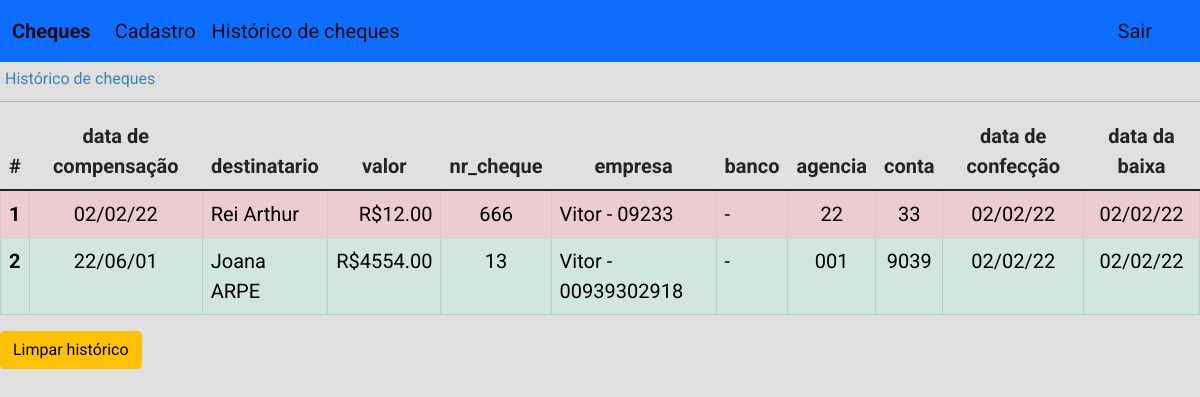
Page /cheques/hist/ (signed in) on the earlier database version.
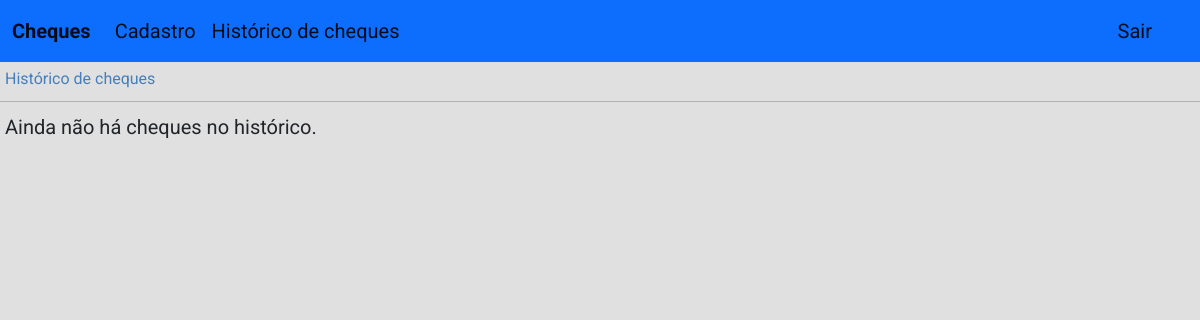
Same page on the later database version.
### cheques/models.py (models this page shows)
class Historico(models.Model):
    nr_cheque = models.CharField(max_length=50, blank=True, null=True)
    dt_record = models.DateField(blank=True, null=True)
    dt_futura = models.DateField(blank=True, null=True)
    empresa = models.ForeignKey(
        Empresa, on_delete=models.CASCADE, blank=True, null=True
    )
    banco = models.CharField(max_length=50, blank=True, null=True)
    agencia = models.CharField(max_length=50, blank=True, null=True)
    destinatario = models.CharField(max_length=50, null=True)
    valor = models.FloatField(null=True)
    conta = models.CharField(max_length=10, blank=True, null=True)
    dt_comp_excl = models.DateField(blank=True, null=True)
    compensado = models.BooleanField()

class Empresa(models.Model):
    nome = models.CharField(max_length=50)
    cpfpj = models.CharField(max_length=50, unique=True)
    conta = models.CharField(max_length=50, blank=True, null=True)
    banco = models.CharField(max_length=50, blank=True, null=True)
    agencia = models.CharField(max_length=50, blank=True, null=True)
    dt_record = models.DateField()

### cheques/views.py (the view)
# urls.py: path("hist/", views.hist, name="hist"),
@login_required
def hist(request):
    lista_cheques = Cheque.objects.all()
    lista_empresas = Empresa.objects.all()
    lista_historico = Historico.objects.all().order_by("dt_comp_excl")
    context = {
        "lista_cheques": lista_cheques,
        "lista_empresas": lista_empresas,
        "lista_historico": lista_historico,
    }
    return render(request, "cheques/hist.html", context)

### cheques/templates/cheques/hist.html (shortened to what this page needs)
<!DOCTYPE html>
<html lang="en">
<head>
  {% load static %}
  <link rel="stylesheet" href="{% static 'css/bootstrap.min.css' %}">
  <link rel="stylesheet" href="{% static 'css/bootstrap.css' %}">
  <link rel="stylesheet" href="{% static 'novo.css' %}">
</head>
<body>
  <nav class="navbar navbar-expand-lg navbar-light bg-primary header">
    <div class="container-fluid">
      <a class="navbar-brand" href="/cheques"><strong>Cheques</strong></a>
      <div class="collapse navbar-collapse" id="navbarNav">
        <ul class="navbar-nav">
          <li class="nav-item">
            <a class="nav-link active" aria-current="page" href="/cheques/cadastro/">Cadastro</a>
          </li>
          <li class="nav-item">
            <a class="nav-link active" aria-current="page" href="/cheques/hist">Histórico de cheques</a>
          </li>
          <li class="nav-item">
            <a class="nav-link active logout" aria-current="page" href="/cheques/logout">Sair</a>
          </li>
        </ul>
      </div>
    </div>
  </nav>
  <p class="tl-filtro">Histórico de cheques</p>
  <hr>
  {%if lista_historico%}
  <table class="table table-striped cheques table-bordered">
    <thead>
      <tr>
        <th scope="col">#</th>
        <th style="text-align: center;" scope="col">data de compensação</th>
        <th style="text-align: center;" scope="col">destinatario</th>
        <th style="text-align: center;" scope="col">valor</th>
        <th style="text-align: center;" scope="col">nr_cheque</th>
        <th style="text-align: center;" scope="col">empresa</th>
        <th style="text-align: center;" scope="col">banco</th>
        <th style="text-align: center;" scope="col">agencia</th>
        <th style="text-align: center;" scope="col">conta</th>
        <th style="text-align: center;" scope="col">data de confecção</th>
        <th style="text-align: center;" scope="col">data da baixa</th>
      </tr>
    </thead>
    <tbody>
      {% for cheque in lista_historico %}
      {% if cheque.compensado %}
      <tr class="table-success">
        <th scope="row">{{ forloop.counter }}</th>
        <td style="text-align: center;">{{ cheque.dt_futura|date:'d/m/y' }}</td>
        <td>{{ cheque.destinatario }}</td>
        <td style="text-align: right;">R${{ cheque.valor|stringformat:".2f" }}</td>
        <td style="text-align: center;">{{ cheque.nr_cheque }}</td>
        <td>{{ cheque.empresa.nome }} - {{ cheque.empresa.cpfpj }}</td>
        <td>{{ cheque.banco.numero }} - {{ cheque.banco.nome }}</td>
        <td style="text-align: center;">{{ cheque.agencia }}</td>
        <td style="text-align: center;">{{ cheque.conta }}</td>
        <td style="text-align: center;">{{ cheque.dt_record|date:'d/m/y' }}</td>
        <td style="text-align: center;">{{ cheque.dt_comp_excl|date:'d/m/y' }}</td>
      </tr>
      {% else %}
      <tr class="table-danger">
        <th scope="row">{{ forloop.counter }}</th>
        <td style="text-align: center;">{{ cheque.dt_futura|date:'d/m/y' }}</td>
        <td>{{ cheque.destinatario }}</td>
        <td style="text-align: right;">R${{ cheque.valor|stringformat:".2f" }}</td>
        <td style="text-align: center;">{{ cheque.nr_cheque }}</td>
        <td>{{ cheque.empresa.nome }} - {{ cheque.empresa.cpfpj }}</td>
        <td>{{ cheque.banco.numero }} - {{ cheque.banco.nome }}</td>
        <td style="text-align: center;">{{ cheque.agencia }}</td>
        <td style="text-align: center;">{{ cheque.conta }}</td>
        <td style="text-align: center;">{{ cheque.dt_record|date:'d/m/y' }}</td>
        <td style="text-align: center;">{{ cheque.dt_comp_excl|date:'d/m/y' }}</td>
      </tr>
      {% endif %}
      {% endfor %}
    </tbody>
  </table>
  <div>
    <a class="btn btn-warning" href="/cheques/limparhist">Limpar histórico</a>
  </div>
  {% else %}
  <p style="margin-left: 5px">Ainda não há cheques no histórico.</p>
  {% endif %}
</body>
</html>

### cheques/static/novo.css (style rules this page uses)
body { background-color: rgb(224, 224, 224); font-family: 'Roboto', sans-serif; font-size: 20px; }
.header { color: aqua; }
.tl-filtro { margin-left: 5px; margin-bottom: 0px; margin-top: 5px; padding-top: 0px; font-size: 16px; color: #457eba; }
hr { margin-top: 10px; margin-bottom: 10px; }
.logout { height: 30px; text-align: right; right: 40px; position: fixed; }

Differences in the rows shown:
removed Historico: dt_futura "02/02/22", destinatario "Rei Arthur", valor "12.00", nr_cheque "666", empresa.nome "Vitor", empresa.cpfpj "09233", agencia "22", conta "33", dt_record "02/02/22", dt_comp_excl "02/02/22"
removed Historico: dt_futura "22/06/01", destinatario "Joana ARPE", valor "4554.00", nr_cheque "13", empresa.nome "Vitor", empresa.cpfpj "00939302918", agencia "001", conta "9039", dt_record "02/02/22", dt_comp_excl "02/02/22"
Other differences:
text no longer shown: "# data de compensação destinatario valor nr_cheque empresa banco agencia conta data de confecção data da baixa Limpar histórico"
text now shown: "Ainda não há cheques no histórico."
